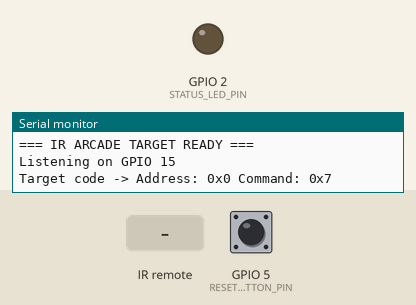
The sketch below on a simulated ESP32-S3. On the bench: output pins drawn as LEDs (lit = HIGH), the last lines printed to the serial monitor. Inputs (shaded band) come from the test bench; at power-on: GPIO 5 (RESET_BUTTON_PIN) HIGH.

Above: at 1.5 s.
1.6 s: infrared code 0x7 received
At 1.72 s:
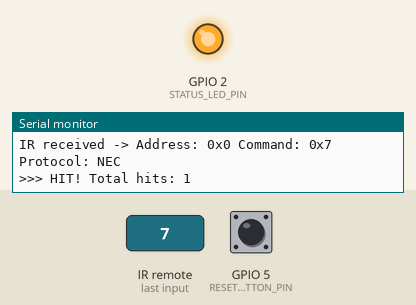
3.3 s: GPIO 5 (RESET_BUTTON_PIN) pulled LOW for 0.15 s
Timing chart, 0 to 6.3 s (numbered marks = the images above; inputs shaded):
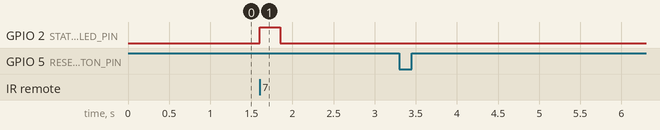

Measured:
- after the input at 1.6 s, GPIO 2 (STATUS_LED_PIN): LOW → HIGH at once, → LOW 0.25 s later

The sketch:

ir_transceiver_esp32.ino
```cpp
/*
 * IR ARCADE TARGET — Receiver firmware
 * ESP32-S3
 *
 * Role: this board is a "target" that gets shot by a gun.
 * It listens for a specific NEC IR code (address + command),
 * and when it sees a match, registers a "HIT":
 *   - flashes the status LED
 *   - prints to Serial
 *   - (placeholder) increments a hit counter you can hook into game logic
 *
 * The pushbutton on GPIO 5 is wired as a manual "reset / re-arm" button
 * for testing — press it to reset the hit counter and simulate re-arming
 * the target between rounds.
 *
 * TESTING IN WOKWI:
 * While the simulation is running, click on the IR receiver component.
 * A popup lets you type in an "Address" and "Command" value (both in hex,
 * e.g. 0x00 and 0x01) and fire a simulated NEC IR signal at the receiver.
 * Set MY_TARGET_ADDRESS / MY_TARGET_COMMAND below to match what you send
 * in that popup, and you should see the LED flash + Serial print "HIT!".
 *
 * You can also just click the wokwi-ir-remote component's on-screen buttons
 * (each sends a fixed NEC command, see Wokwi docs for the code table) to
 * confirm the receiver picks up *something*, before testing exact-match logic.
 */

#include <IRremote.hpp>

// ---- Pin assignments (matches your diagram.json) ----
#define IR_RECEIVE_PIN   15
#define STATUS_LED_PIN   2
#define RESET_BUTTON_PIN 5

// ---- The IR code this target should respond to ----
// IMPORTANT: these are NOT fixed/special values you need to "achieve" —
// they should exactly match whatever your actual remote printed to
// Serial Monitor for whichever button you've decided to use as "fire".
// e.g. if your remote printed:
//     IR received -> Address: 0x0 Command: 0x7 Protocol: NEC
// then set:
//     MY_TARGET_ADDRESS 0x00
//     MY_TARGET_COMMAND 0x07
// Any button works fine as your "trigger" — pick one and use its real code.
#define MY_TARGET_ADDRESS 0x00
#define MY_TARGET_COMMAND 0x7

// ---- State ----
volatile unsigned int hitCount = 0;
unsigned long lastHitFlashTime = 0;
const unsigned long FLASH_DURATION_MS = 250;
bool ledIsFlashing = false;

// Simple debounce state for the reset button
int lastButtonState = HIGH;
unsigned long lastButtonChangeTime = 0;
const unsigned long DEBOUNCE_MS = 40;

void setup() {
  Serial.begin(115200);
  delay(300); // let USB CDC on the S3 settle in the simulator

  pinMode(STATUS_LED_PIN, OUTPUT);
  digitalWrite(STATUS_LED_PIN, LOW);

  pinMode(RESET_BUTTON_PIN, INPUT_PULLUP);

  IrReceiver.begin(IR_RECEIVE_PIN, DISABLE_LED_FEEDBACK);

  Serial.println(F("=== IR ARCADE TARGET READY ==="));
  Serial.print(F("Listening on GPIO "));
  Serial.println(IR_RECEIVE_PIN);
  Serial.print(F("Target code -> Address: 0x"));
  Serial.print(MY_TARGET_ADDRESS, HEX);
  Serial.print(F(" Command: 0x"));
  Serial.println(MY_TARGET_COMMAND, HEX);
}

void loop() {
  handleIrReception();
  handleResetButton();
  handleLedFlashTimeout();
}

void handleIrReception() {
  if (IrReceiver.decode()) {

    // Always print what we received, even if it's not our code —
    // this is how you'll debug in the simulator, since you'll see
    // exactly what address/command values are arriving.
    Serial.print(F("IR received -> Address: 0x"));
    Serial.print(IrReceiver.decodedIRData.address, HEX);
    Serial.print(F(" Command: 0x"));
    Serial.print(IrReceiver.decodedIRData.command, HEX);
    Serial.print(F(" Protocol: "));
    Serial.println(getProtocolString(IrReceiver.decodedIRData.protocol));

    bool isOurCode =
      (IrReceiver.decodedIRData.address == MY_TARGET_ADDRESS) &&
      (IrReceiver.decodedIRData.command == MY_TARGET_COMMAND);

    // Ignore NEC "repeat" frames (held button) so one shot = one hit
    bool isRepeat = (IrReceiver.decodedIRData.flags & IRDATA_FLAGS_IS_REPEAT);

    if (isOurCode && !isRepeat) {
      registerHit();
    }

    IrReceiver.resume(); // ready for next signal
  }
}

void registerHit() {
  hitCount++;
  Serial.print(F(">>> HIT! Total hits: "));
  Serial.println(hitCount);

  digitalWrite(STATUS_LED_PIN, HIGH);
  ledIsFlashing = true;
  lastHitFlashTime = millis();

  // ---- Hook your game logic here ----
  // e.g. send score over ESP-NOW/WiFi, trigger a servo, play a sound, etc.
}

void handleLedFlashTimeout() {
  if (ledIsFlashing && (millis() - lastHitFlashTime >= FLASH_DURATION_MS)) {
    digitalWrite(STATUS_LED_PIN, LOW);
    ledIsFlashing = false;
  }
}

void handleResetButton() {
  int reading = digitalRead(RESET_BUTTON_PIN);

  if (reading != lastButtonState) {
    lastButtonChangeTime = millis();
  }

  if ((millis() - lastButtonChangeTime) > DEBOUNCE_MS) {
    // Button is pressed (active LOW because of INPUT_PULLUP)
    static bool actionTaken = false;
    if (reading == LOW && !actionTaken) {
      hitCount = 0;
      Serial.println(F("--- Target reset. Hit count cleared. ---"));
      actionTaken = true;
    } else if (reading == HIGH) {
      actionTaken = false;
    }
  }

  lastButtonState = reading;
}
```
